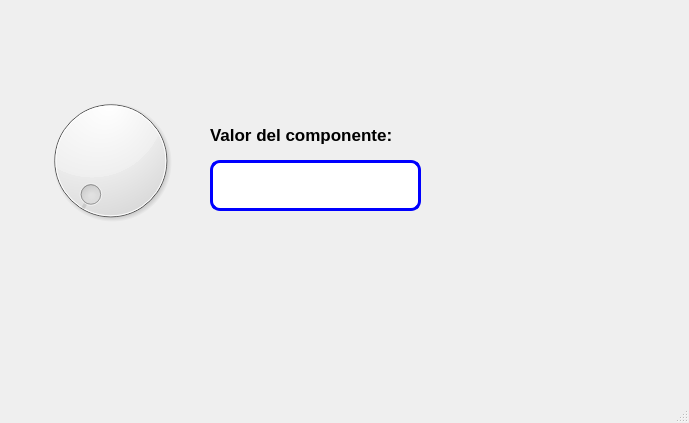
<?xml version="1.0" encoding="UTF-8"?>
<ui version="4.0">
 <class>MainWindow</class>
 <widget class="QMainWindow" name="MainWindow">
  <property name="geometry">
   <rect>
    <x>0</x>
    <y>0</y>
    <width>689</width>
    <height>423</height>
   </rect>
  </property>
  <property name="windowTitle">
   <string>MainWindow</string>
  </property>
  <widget class="QWidget" name="centralwidget">
   <widget class="QLabel" name="label">
    <property name="geometry">
     <rect>
      <x>210</x>
      <y>120</y>
      <width>211</width>
      <height>31</height>
     </rect>
    </property>
    <property name="font">
     <font>
      <pointsize>13</pointsize>
     </font>
    </property>
    <property name="text">
     <string>&lt;html&gt;&lt;head/&gt;&lt;body&gt;&lt;p&gt;&lt;span style=&quot; font-weight:600;&quot;&gt;Valor del componente:&lt;/span&gt;&lt;/p&gt;&lt;/body&gt;&lt;/html&gt;</string>
    </property>
   </widget>
   <widget class="QLineEdit" name="lineEdit">
    <property name="geometry">
     <rect>
      <x>210</x>
      <y>160</y>
      <width>211</width>
      <height>51</height>
     </rect>
    </property>
    <property name="font">
     <font>
      <pointsize>11</pointsize>
     </font>
    </property>
    <property name="styleSheet">
     <string notr="true">border: 3px solid blue;
border-radius:10px</string>
    </property>
    <property name="text">
     <string/>
    </property>
   </widget>
   <widget class="QDial" name="dial">
    <property name="geometry">
     <rect>
      <x>30</x>
      <y>90</y>
      <width>161</width>
      <height>141</height>
     </rect>
    </property>
   </widget>
   <widget class="QLabel" name="label_3">
    <property name="geometry">
     <rect>
      <x>0</x>
      <y>0</y>
      <width>171</width>
      <height>51</height>
     </rect>
    </property>
    <property name="text">
     <string/>
    </property>
    <property name="pixmap">
     <pixmap>../../../3D Objects/UAT.png</pixmap>
    </property>
    <property name="scaledContents">
     <bool>true</bool>
    </property>
   </widget>
   <widget class="QLabel" name="label_4">
    <property name="geometry">
     <rect>
      <x>530</x>
      <y>0</y>
      <width>161</width>
      <height>51</height>
     </rect>
    </property>
    <property name="text">
     <string/>
    </property>
    <property name="pixmap">
     <pixmap>../../../3D Objects/facultad_ingenieria_tampico.png</pixmap>
    </property>
    <property name="scaledContents">
     <bool>true</bool>
    </property>
   </widget>
   <widget class="QLabel" name="label_2">
    <property name="geometry">
     <rect>
      <x>580</x>
      <y>290</y>
      <width>91</width>
      <height>81</height>
     </rect>
    </property>
    <property name="font">
     <font>
      <pointsize>8</pointsize>
     </font>
    </property>
    <property name="cursor">
     <cursorShape>ArrowCursor</cursorShape>
    </property>
    <property name="styleSheet">
     <string notr="true"/>
    </property>
    <property name="text">
     <string/>
    </property>
    <property name="pixmap">
     <pixmap>../../../3D Objects/Castor.jpg</pixmap>
    </property>
    <property name="scaledContents">
     <bool>true</bool>
    </property>
   </widget>
  </widget>
  <widget class="QMenuBar" name="menubar">
   <property name="geometry">
    <rect>
     <x>0</x>
     <y>0</y>
     <width>689</width>
     <height>21</height>
    </rect>
   </property>
  </widget>
  <widget class="QStatusBar" name="statusbar"/>
 </widget>
 <resources>
  <include location="../Archivos/Recursos.qrc"/>
 </resources>
 <connections/>
</ui>
